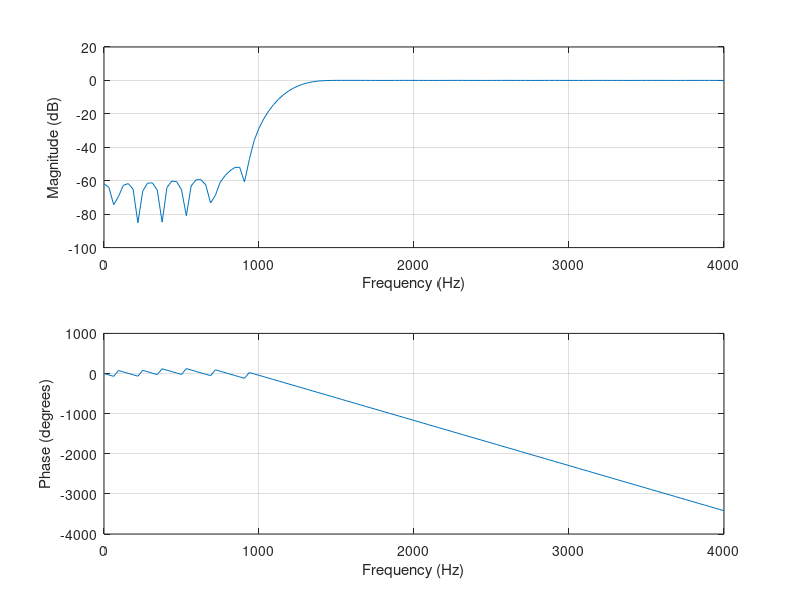
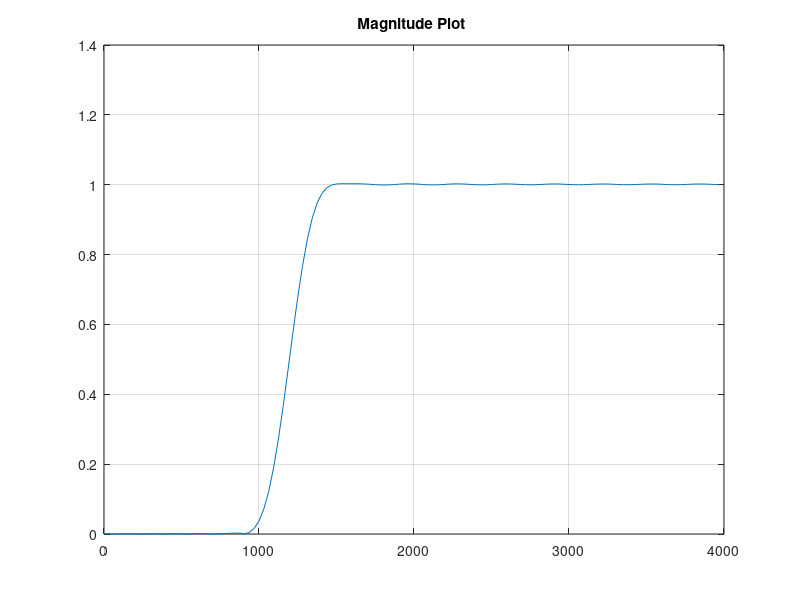
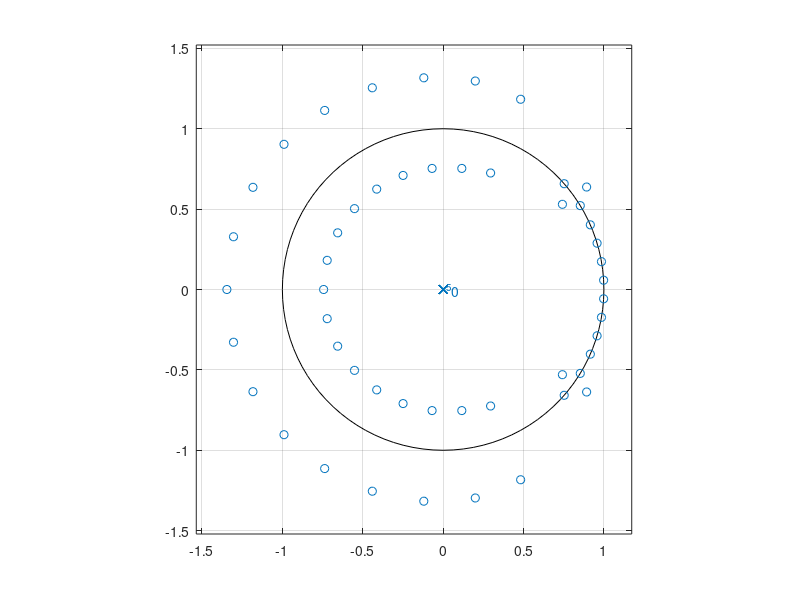

These figures' MATLAB source, in order:
fs=8000;  

n=50;  

w=1200/ (fs/2);

b=fir1(n,w,'high');  

freqz(b,1,128,8000); % this function plots the phase(degree)and magnitude in db  

subplot(2,1,2)

figure(2)  

[h,w]=freqz(b,1,128,8000);  

plot(w,abs(h)); % Normalized Magnitude Plot  

title('Magnitude Plot ');

grid  

figure(3)  

zplane(b,1); 